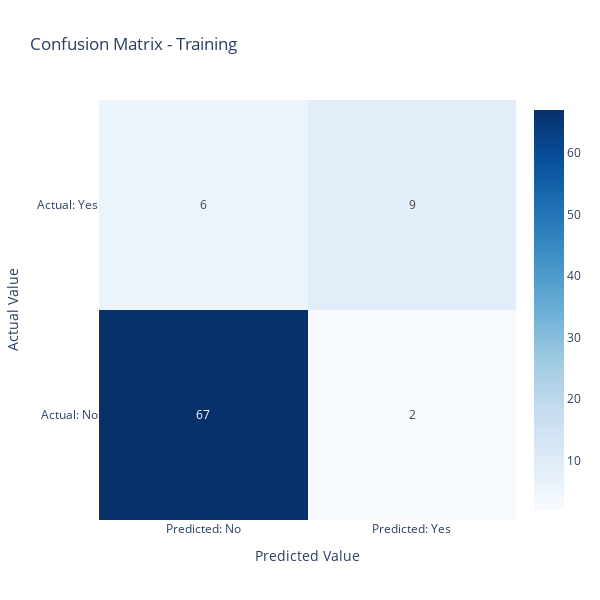
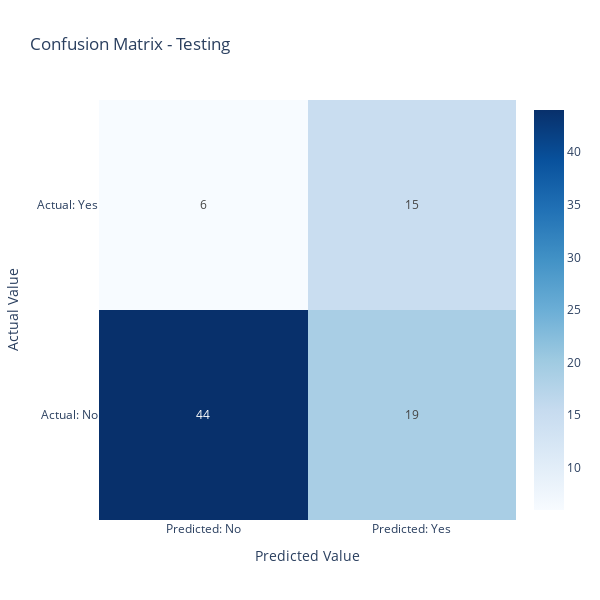

Notebook code for these charts, in order:
### Code cell
# Matrices de confusion sur les périodes d'entrainement et de test
cm_train = confusion_matrix(df_train['y_train'], df_train['y_eval'])
z_text_train = [[str(y) for y in x] for x in cm_train]  # Convert numbers to string for annotations
fig_cm_train = go.Figure(data=go.Heatmap(z=cm_train, x=['Predicted: No', 'Predicted: Yes'], 
                                         y=['Actual: No', 'Actual: Yes'], 
                                         colorscale='Blues', text=z_text_train, texttemplate="%{text}"))
fig_cm_train.update_layout(title='Confusion Matrix - Training', xaxis_title="Predicted Value", 
                           yaxis_title="Actual Value", width=600, height=600)
fig_cm_train.show()

# Confusion Matrix for Testing Data
cm_pred = confusion_matrix(df_pred['y_test'], df_pred['y_pred'])
z_text_pred = [[str(y) for y in x] for x in cm_pred]  # Convert numbers to string for annotations
fig_cm_pred = go.Figure(data=go.Heatmap(z=cm_pred, x=['Predicted: No', 'Predicted: Yes'], 
                                         y=['Actual: No', 'Actual: Yes'], 
                                         colorscale='Blues', text=z_text_pred, texttemplate="%{text}"))
fig_cm_pred.update_layout(title='Confusion Matrix - Testing', xaxis_title="Predicted Value", 
                           yaxis_title="Actual Value", width=600, height=600)
fig_cm_pred.show()

### Figure 1 — Plotly figure (JSON) as saved in the notebook; plotly's stock layout.template omitted (floating-point values rounded to 4 significant figures)
{"data": [{"colorscale": [[0, "rgb(247,251,255)"], [0.125, "rgb(222,235,247)"], [0.25, "rgb(198,219,239)"], [0.375, "rgb(158,202,225)"], [0.5, "rgb(107,174,214)"], [0.625, "rgb(66,146,198)"], [0.75, "rgb(33,113,181)"], [0.875, "rgb(8,81,156)"], [1, "rgb(8,48,107)"]], "text": [["67", "2"], ["6", "9"]], "texttemplate": "%{text}", "type": "heatmap", "x": ["Predicted: No", "Predicted: Yes"], "y": ["Actual: No", "Actual: Yes"], "z": [[67, 2], [6, 9]]}], "layout": {"height": 600, "title": {"text": "Confusion Matrix - Training"}, "width": 600, "xaxis": {"title": {"text": "Predicted Value"}}, "yaxis": {"title": {"text": "Actual Value"}}}}

### Figure 2 — Plotly figure (JSON) as saved in the notebook; plotly's stock layout.template omitted (floating-point values rounded to 4 significant figures)
{"data": [{"colorscale": [[0, "rgb(247,251,255)"], [0.125, "rgb(222,235,247)"], [0.25, "rgb(198,219,239)"], [0.375, "rgb(158,202,225)"], [0.5, "rgb(107,174,214)"], [0.625, "rgb(66,146,198)"], [0.75, "rgb(33,113,181)"], [0.875, "rgb(8,81,156)"], [1, "rgb(8,48,107)"]], "text": [["44", "19"], ["6", "15"]], "texttemplate": "%{text}", "type": "heatmap", "x": ["Predicted: No", "Predicted: Yes"], "y": ["Actual: No", "Actual: Yes"], "z": [[44, 19], [6, 15]]}], "layout": {"height": 600, "title": {"text": "Confusion Matrix - Testing"}, "width": 600, "xaxis": {"title": {"text": "Predicted Value"}}, "yaxis": {"title": {"text": "Actual Value"}}}}
